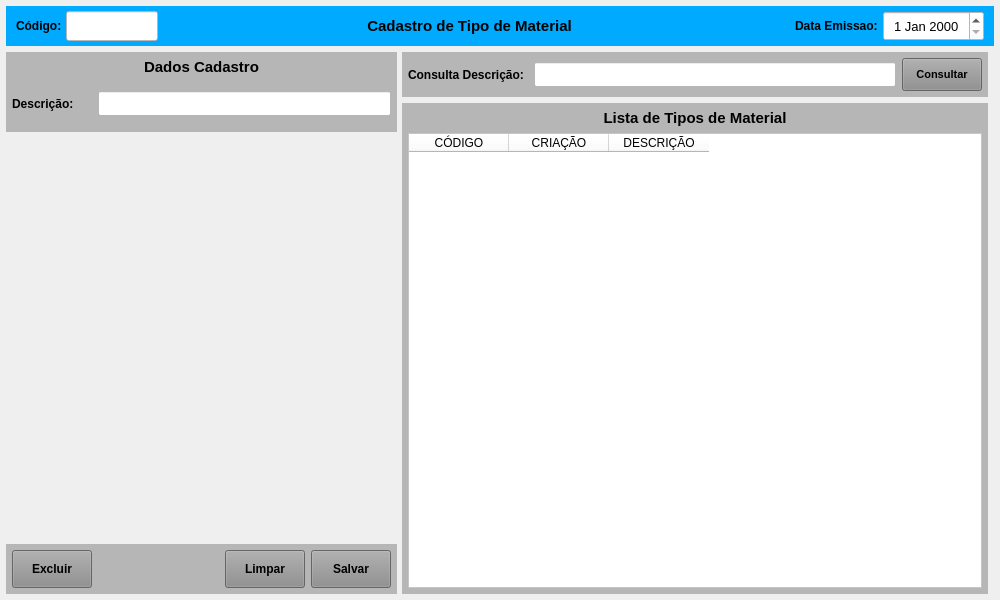
<?xml version="1.0" encoding="UTF-8"?>
<ui version="4.0">
 <class>MainWindow</class>
 <widget class="QMainWindow" name="MainWindow">
  <property name="geometry">
   <rect>
    <x>0</x>
    <y>0</y>
    <width>1000</width>
    <height>600</height>
   </rect>
  </property>
  <property name="windowTitle">
   <string>Cadastro de Tipo de Material</string>
  </property>
  <property name="styleSheet">
   <string notr="true"/>
  </property>
  <widget class="QWidget" name="centralwidget">
   <layout class="QVBoxLayout" name="verticalLayout">
    <property name="spacing">
     <number>6</number>
    </property>
    <property name="leftMargin">
     <number>6</number>
    </property>
    <property name="topMargin">
     <number>6</number>
    </property>
    <property name="rightMargin">
     <number>6</number>
    </property>
    <property name="bottomMargin">
     <number>6</number>
    </property>
    <item>
     <widget class="QWidget" name="widget" native="true">
      <property name="minimumSize">
       <size>
        <width>0</width>
        <height>40</height>
       </size>
      </property>
      <property name="maximumSize">
       <size>
        <width>16777215</width>
        <height>40</height>
       </size>
      </property>
      <property name="styleSheet">
       <string notr="true">background-color: rgb(0, 170, 255);</string>
      </property>
      <layout class="QHBoxLayout" name="horizontalLayout">
       <property name="spacing">
        <number>2</number>
       </property>
       <property name="leftMargin">
        <number>10</number>
       </property>
       <property name="topMargin">
        <number>5</number>
       </property>
       <property name="rightMargin">
        <number>10</number>
       </property>
       <property name="bottomMargin">
        <number>5</number>
       </property>
       <item>
        <widget class="QLabel" name="label_4">
         <property name="minimumSize">
          <size>
           <width>48</width>
           <height>0</height>
          </size>
         </property>
         <property name="maximumSize">
          <size>
           <width>48</width>
           <height>16777215</height>
          </size>
         </property>
         <property name="font">
          <font>
           <pointsize>9</pointsize>
           <weight>75</weight>
           <bold>true</bold>
          </font>
         </property>
         <property name="styleSheet">
          <string notr="true"/>
         </property>
         <property name="text">
          <string>Código:</string>
         </property>
         <property name="alignment">
          <set>Qt::AlignLeading|Qt::AlignLeft|Qt::AlignVCenter</set>
         </property>
        </widget>
       </item>
       <item>
        <widget class="QLineEdit" name="line_Num">
         <property name="sizePolicy">
          <sizepolicy hsizetype="Preferred" vsizetype="Preferred">
           <horstretch>0</horstretch>
           <verstretch>0</verstretch>
          </sizepolicy>
         </property>
         <property name="minimumSize">
          <size>
           <width>92</width>
           <height>0</height>
          </size>
         </property>
         <property name="maximumSize">
          <size>
           <width>92</width>
           <height>16777215</height>
          </size>
         </property>
         <property name="font">
          <font>
           <pointsize>12</pointsize>
          </font>
         </property>
         <property name="styleSheet">
          <string notr="true">background-color: rgb(255, 255, 255);</string>
         </property>
         <property name="inputMask">
          <string/>
         </property>
         <property name="text">
          <string/>
         </property>
         <property name="frame">
          <bool>true</bool>
         </property>
         <property name="echoMode">
          <enum>QLineEdit::Normal</enum>
         </property>
         <property name="alignment">
          <set>Qt::AlignCenter</set>
         </property>
         <property name="dragEnabled">
          <bool>false</bool>
         </property>
         <property name="placeholderText">
          <string/>
         </property>
        </widget>
       </item>
       <item>
        <widget class="QLabel" name="label_13">
         <property name="sizePolicy">
          <sizepolicy hsizetype="Preferred" vsizetype="Preferred">
           <horstretch>0</horstretch>
           <verstretch>0</verstretch>
          </sizepolicy>
         </property>
         <property name="minimumSize">
          <size>
           <width>0</width>
           <height>0</height>
          </size>
         </property>
         <property name="font">
          <font>
           <pointsize>11</pointsize>
           <weight>75</weight>
           <bold>true</bold>
          </font>
         </property>
         <property name="styleSheet">
          <string notr="true"/>
         </property>
         <property name="text">
          <string>Cadastro de Tipo de Material</string>
         </property>
         <property name="alignment">
          <set>Qt::AlignCenter</set>
         </property>
        </widget>
       </item>
       <item>
        <widget class="QLabel" name="label_11">
         <property name="sizePolicy">
          <sizepolicy hsizetype="Preferred" vsizetype="Preferred">
           <horstretch>0</horstretch>
           <verstretch>0</verstretch>
          </sizepolicy>
         </property>
         <property name="minimumSize">
          <size>
           <width>100</width>
           <height>0</height>
          </size>
         </property>
         <property name="maximumSize">
          <size>
           <width>100</width>
           <height>16777215</height>
          </size>
         </property>
         <property name="font">
          <font>
           <pointsize>9</pointsize>
           <weight>75</weight>
           <bold>true</bold>
          </font>
         </property>
         <property name="styleSheet">
          <string notr="true"/>
         </property>
         <property name="text">
          <string>Data Emissao: </string>
         </property>
         <property name="alignment">
          <set>Qt::AlignRight|Qt::AlignTrailing|Qt::AlignVCenter</set>
         </property>
        </widget>
       </item>
       <item>
        <widget class="QDateEdit" name="date_Emissao">
         <property name="sizePolicy">
          <sizepolicy hsizetype="Preferred" vsizetype="Preferred">
           <horstretch>0</horstretch>
           <verstretch>0</verstretch>
          </sizepolicy>
         </property>
         <property name="minimumSize">
          <size>
           <width>101</width>
           <height>0</height>
          </size>
         </property>
         <property name="maximumSize">
          <size>
           <width>101</width>
           <height>16777215</height>
          </size>
         </property>
         <property name="font">
          <font>
           <pointsize>10</pointsize>
          </font>
         </property>
         <property name="styleSheet">
          <string notr="true">background-color: rgb(255, 255, 255);</string>
         </property>
         <property name="alignment">
          <set>Qt::AlignCenter</set>
         </property>
        </widget>
       </item>
      </layout>
     </widget>
    </item>
    <item>
     <widget class="QWidget" name="widget_2" native="true">
      <property name="styleSheet">
       <string notr="true"/>
      </property>
      <layout class="QHBoxLayout" name="horizontalLayout_3">
       <property name="spacing">
        <number>5</number>
       </property>
       <property name="leftMargin">
        <number>0</number>
       </property>
       <property name="topMargin">
        <number>0</number>
       </property>
       <property name="rightMargin">
        <number>0</number>
       </property>
       <property name="bottomMargin">
        <number>0</number>
       </property>
       <item>
        <widget class="QWidget" name="widget_4" native="true">
         <property name="minimumSize">
          <size>
           <width>391</width>
           <height>0</height>
          </size>
         </property>
         <property name="maximumSize">
          <size>
           <width>391</width>
           <height>16777215</height>
          </size>
         </property>
         <property name="styleSheet">
          <string notr="true"/>
         </property>
         <layout class="QVBoxLayout" name="verticalLayout_2">
          <property name="spacing">
           <number>5</number>
          </property>
          <property name="leftMargin">
           <number>0</number>
          </property>
          <property name="topMargin">
           <number>0</number>
          </property>
          <property name="rightMargin">
           <number>0</number>
          </property>
          <property name="bottomMargin">
           <number>0</number>
          </property>
          <item>
           <widget class="QWidget" name="widget_6" native="true">
            <property name="minimumSize">
             <size>
              <width>0</width>
              <height>80</height>
             </size>
            </property>
            <property name="maximumSize">
             <size>
              <width>16777215</width>
              <height>80</height>
             </size>
            </property>
            <property name="styleSheet">
             <string notr="true">background-color: rgb(182, 182, 182);</string>
            </property>
            <layout class="QVBoxLayout" name="verticalLayout_3">
             <property name="leftMargin">
              <number>6</number>
             </property>
             <property name="topMargin">
              <number>6</number>
             </property>
             <property name="rightMargin">
              <number>6</number>
             </property>
             <property name="bottomMargin">
              <number>6</number>
             </property>
             <item>
              <widget class="QLabel" name="label_2">
               <property name="minimumSize">
                <size>
                 <width>0</width>
                 <height>18</height>
                </size>
               </property>
               <property name="maximumSize">
                <size>
                 <width>16777215</width>
                 <height>18</height>
                </size>
               </property>
               <property name="font">
                <font>
                 <pointsize>11</pointsize>
                 <weight>75</weight>
                 <bold>true</bold>
                </font>
               </property>
               <property name="text">
                <string>Dados Cadastro</string>
               </property>
               <property name="alignment">
                <set>Qt::AlignCenter</set>
               </property>
              </widget>
             </item>
             <item>
              <widget class="QWidget" name="widget_8" native="true">
               <layout class="QHBoxLayout" name="horizontalLayout_4">
                <property name="leftMargin">
                 <number>0</number>
                </property>
                <property name="topMargin">
                 <number>0</number>
                </property>
                <property name="rightMargin">
                 <number>0</number>
                </property>
                <property name="bottomMargin">
                 <number>0</number>
                </property>
                <item>
                 <widget class="QLabel" name="label_24">
                  <property name="minimumSize">
                   <size>
                    <width>80</width>
                    <height>0</height>
                   </size>
                  </property>
                  <property name="maximumSize">
                   <size>
                    <width>80</width>
                    <height>16777215</height>
                   </size>
                  </property>
                  <property name="font">
                   <font>
                    <pointsize>9</pointsize>
                    <weight>75</weight>
                    <bold>true</bold>
                   </font>
                  </property>
                  <property name="text">
                   <string>Descrição:</string>
                  </property>
                  <property name="alignment">
                   <set>Qt::AlignLeading|Qt::AlignLeft|Qt::AlignVCenter</set>
                  </property>
                 </widget>
                </item>
                <item>
                 <widget class="QLineEdit" name="line_Descricao">
                  <property name="sizePolicy">
                   <sizepolicy hsizetype="Preferred" vsizetype="Preferred">
                    <horstretch>0</horstretch>
                    <verstretch>0</verstretch>
                   </sizepolicy>
                  </property>
                  <property name="minimumSize">
                   <size>
                    <width>0</width>
                    <height>25</height>
                   </size>
                  </property>
                  <property name="maximumSize">
                   <size>
                    <width>16777215</width>
                    <height>25</height>
                   </size>
                  </property>
                  <property name="font">
                   <font>
                    <pointsize>9</pointsize>
                   </font>
                  </property>
                  <property name="styleSheet">
                   <string notr="true">background-color: rgb(255, 255, 255);</string>
                  </property>
                  <property name="text">
                   <string/>
                  </property>
                  <property name="maxLength">
                   <number>45</number>
                  </property>
                  <property name="alignment">
                   <set>Qt::AlignLeading|Qt::AlignLeft|Qt::AlignVCenter</set>
                  </property>
                 </widget>
                </item>
               </layout>
              </widget>
             </item>
            </layout>
           </widget>
          </item>
          <item>
           <widget class="QWidget" name="widget_7" native="true"/>
          </item>
          <item>
           <widget class="QWidget" name="widget_3" native="true">
            <property name="minimumSize">
             <size>
              <width>0</width>
              <height>50</height>
             </size>
            </property>
            <property name="maximumSize">
             <size>
              <width>16777215</width>
              <height>50</height>
             </size>
            </property>
            <property name="styleSheet">
             <string notr="true">background-color: rgb(182, 182, 182);</string>
            </property>
            <layout class="QHBoxLayout" name="horizontalLayout_2">
             <property name="spacing">
              <number>6</number>
             </property>
             <property name="leftMargin">
              <number>6</number>
             </property>
             <property name="topMargin">
              <number>6</number>
             </property>
             <property name="rightMargin">
              <number>6</number>
             </property>
             <property name="bottomMargin">
              <number>6</number>
             </property>
             <item>
              <widget class="QPushButton" name="btn_Excluir">
               <property name="sizePolicy">
                <sizepolicy hsizetype="Fixed" vsizetype="Preferred">
                 <horstretch>0</horstretch>
                 <verstretch>0</verstretch>
                </sizepolicy>
               </property>
               <property name="maximumSize">
                <size>
                 <width>80</width>
                 <height>16777215</height>
                </size>
               </property>
               <property name="font">
                <font>
                 <pointsize>9</pointsize>
                 <weight>75</weight>
                 <bold>true</bold>
                </font>
               </property>
               <property name="cursor">
                <cursorShape>PointingHandCursor</cursorShape>
               </property>
               <property name="layoutDirection">
                <enum>Qt::LeftToRight</enum>
               </property>
               <property name="autoFillBackground">
                <bool>false</bool>
               </property>
               <property name="styleSheet">
                <string notr="true">background-color: rgb(141, 141, 141);</string>
               </property>
               <property name="text">
                <string>Excluir</string>
               </property>
               <property name="checkable">
                <bool>false</bool>
               </property>
               <property name="autoDefault">
                <bool>false</bool>
               </property>
               <property name="default">
                <bool>false</bool>
               </property>
               <property name="flat">
                <bool>false</bool>
               </property>
              </widget>
             </item>
             <item>
              <widget class="QLabel" name="label">
               <property name="text">
                <string/>
               </property>
              </widget>
             </item>
             <item>
              <widget class="QPushButton" name="btn_Limpar">
               <property name="sizePolicy">
                <sizepolicy hsizetype="Fixed" vsizetype="Preferred">
                 <horstretch>0</horstretch>
                 <verstretch>0</verstretch>
                </sizepolicy>
               </property>
               <property name="maximumSize">
                <size>
                 <width>80</width>
                 <height>16777215</height>
                </size>
               </property>
               <property name="font">
                <font>
                 <pointsize>9</pointsize>
                 <weight>75</weight>
                 <bold>true</bold>
                </font>
               </property>
               <property name="cursor">
                <cursorShape>PointingHandCursor</cursorShape>
               </property>
               <property name="layoutDirection">
                <enum>Qt::LeftToRight</enum>
               </property>
               <property name="autoFillBackground">
                <bool>false</bool>
               </property>
               <property name="styleSheet">
                <string notr="true">background-color: rgb(141, 141, 141);</string>
               </property>
               <property name="text">
                <string>Limpar</string>
               </property>
               <property name="checkable">
                <bool>false</bool>
               </property>
               <property name="autoDefault">
                <bool>false</bool>
               </property>
               <property name="default">
                <bool>false</bool>
               </property>
               <property name="flat">
                <bool>false</bool>
               </property>
              </widget>
             </item>
             <item>
              <widget class="QPushButton" name="btn_Salvar">
               <property name="sizePolicy">
                <sizepolicy hsizetype="Fixed" vsizetype="Preferred">
                 <horstretch>0</horstretch>
                 <verstretch>0</verstretch>
                </sizepolicy>
               </property>
               <property name="maximumSize">
                <size>
                 <width>80</width>
                 <height>16777215</height>
                </size>
               </property>
               <property name="font">
                <font>
                 <pointsize>9</pointsize>
                 <weight>75</weight>
                 <bold>true</bold>
                </font>
               </property>
               <property name="cursor">
                <cursorShape>PointingHandCursor</cursorShape>
               </property>
               <property name="styleSheet">
                <string notr="true">background-color: rgb(141, 141, 141);</string>
               </property>
               <property name="text">
                <string>Salvar</string>
               </property>
              </widget>
             </item>
            </layout>
           </widget>
          </item>
         </layout>
        </widget>
       </item>
       <item>
        <widget class="QWidget" name="widget_5" native="true">
         <property name="styleSheet">
          <string notr="true"/>
         </property>
         <layout class="QVBoxLayout" name="verticalLayout_5">
          <property name="leftMargin">
           <number>0</number>
          </property>
          <property name="topMargin">
           <number>0</number>
          </property>
          <property name="rightMargin">
           <number>6</number>
          </property>
          <property name="bottomMargin">
           <number>0</number>
          </property>
          <item>
           <widget class="QWidget" name="widget_12" native="true">
            <property name="maximumSize">
             <size>
              <width>16777215</width>
              <height>45</height>
             </size>
            </property>
            <property name="sizeIncrement">
             <size>
              <width>0</width>
              <height>45</height>
             </size>
            </property>
            <property name="styleSheet">
             <string notr="true">background-color: rgb(182, 182, 182);</string>
            </property>
            <layout class="QHBoxLayout" name="horizontalLayout_7">
             <property name="leftMargin">
              <number>6</number>
             </property>
             <property name="topMargin">
              <number>6</number>
             </property>
             <property name="rightMargin">
              <number>6</number>
             </property>
             <property name="bottomMargin">
              <number>6</number>
             </property>
             <item>
              <widget class="QLabel" name="label_6">
               <property name="minimumSize">
                <size>
                 <width>120</width>
                 <height>0</height>
                </size>
               </property>
               <property name="maximumSize">
                <size>
                 <width>120</width>
                 <height>16777215</height>
                </size>
               </property>
               <property name="font">
                <font>
                 <pointsize>9</pointsize>
                 <weight>75</weight>
                 <bold>true</bold>
                </font>
               </property>
               <property name="text">
                <string>Consulta Descrição:</string>
               </property>
               <property name="alignment">
                <set>Qt::AlignLeading|Qt::AlignLeft|Qt::AlignVCenter</set>
               </property>
              </widget>
             </item>
             <item>
              <widget class="QLineEdit" name="line_Consulta">
               <property name="sizePolicy">
                <sizepolicy hsizetype="Preferred" vsizetype="Preferred">
                 <horstretch>0</horstretch>
                 <verstretch>0</verstretch>
                </sizepolicy>
               </property>
               <property name="minimumSize">
                <size>
                 <width>0</width>
                 <height>25</height>
                </size>
               </property>
               <property name="maximumSize">
                <size>
                 <width>16777215</width>
                 <height>25</height>
                </size>
               </property>
               <property name="font">
                <font>
                 <pointsize>9</pointsize>
                </font>
               </property>
               <property name="styleSheet">
                <string notr="true">background-color: rgb(255, 255, 255);</string>
               </property>
               <property name="inputMask">
                <string/>
               </property>
               <property name="alignment">
                <set>Qt::AlignLeading|Qt::AlignLeft|Qt::AlignVCenter</set>
               </property>
              </widget>
             </item>
             <item>
              <widget class="QPushButton" name="btn_Consulta">
               <property name="sizePolicy">
                <sizepolicy hsizetype="Preferred" vsizetype="Preferred">
                 <horstretch>0</horstretch>
                 <verstretch>0</verstretch>
                </sizepolicy>
               </property>
               <property name="minimumSize">
                <size>
                 <width>80</width>
                 <height>0</height>
                </size>
               </property>
               <property name="maximumSize">
                <size>
                 <width>80</width>
                 <height>16777215</height>
                </size>
               </property>
               <property name="font">
                <font>
                 <pointsize>8</pointsize>
                 <weight>75</weight>
                 <bold>true</bold>
                </font>
               </property>
               <property name="cursor">
                <cursorShape>PointingHandCursor</cursorShape>
               </property>
               <property name="layoutDirection">
                <enum>Qt::LeftToRight</enum>
               </property>
               <property name="autoFillBackground">
                <bool>false</bool>
               </property>
               <property name="styleSheet">
                <string notr="true">background-color: rgb(141, 141, 141);</string>
               </property>
               <property name="text">
                <string>Consultar</string>
               </property>
               <property name="checkable">
                <bool>false</bool>
               </property>
               <property name="autoDefault">
                <bool>false</bool>
               </property>
               <property name="default">
                <bool>false</bool>
               </property>
               <property name="flat">
                <bool>false</bool>
               </property>
              </widget>
             </item>
            </layout>
           </widget>
          </item>
          <item>
           <widget class="QWidget" name="widget_11" native="true">
            <property name="styleSheet">
             <string notr="true">background-color: rgb(182, 182, 182);</string>
            </property>
            <layout class="QVBoxLayout" name="verticalLayout_4">
             <property name="leftMargin">
              <number>6</number>
             </property>
             <property name="topMargin">
              <number>6</number>
             </property>
             <property name="rightMargin">
              <number>6</number>
             </property>
             <property name="bottomMargin">
              <number>6</number>
             </property>
             <item>
              <widget class="QLabel" name="label_5">
               <property name="minimumSize">
                <size>
                 <width>0</width>
                 <height>18</height>
                </size>
               </property>
               <property name="maximumSize">
                <size>
                 <width>16777215</width>
                 <height>18</height>
                </size>
               </property>
               <property name="font">
                <font>
                 <pointsize>11</pointsize>
                 <weight>75</weight>
                 <bold>true</bold>
                </font>
               </property>
               <property name="text">
                <string>Lista de Tipos de Material</string>
               </property>
               <property name="alignment">
                <set>Qt::AlignCenter</set>
               </property>
              </widget>
             </item>
             <item>
              <widget class="QTableWidget" name="table_Lista">
               <property name="sizePolicy">
                <sizepolicy hsizetype="Preferred" vsizetype="Preferred">
                 <horstretch>0</horstretch>
                 <verstretch>0</verstretch>
                </sizepolicy>
               </property>
               <property name="font">
                <font>
                 <pointsize>9</pointsize>
                </font>
               </property>
               <property name="styleSheet">
                <string notr="true">background-color: rgb(255, 255, 255);</string>
               </property>
               <attribute name="verticalHeaderDefaultSectionSize">
                <number>0</number>
               </attribute>
               <attribute name="verticalHeaderMinimumSectionSize">
                <number>0</number>
               </attribute>
               <column>
                <property name="text">
                 <string>CÓDIGO</string>
                </property>
               </column>
               <column>
                <property name="text">
                 <string>CRIAÇÃO</string>
                </property>
               </column>
               <column>
                <property name="text">
                 <string>DESCRIÇÃO</string>
                </property>
               </column>
              </widget>
             </item>
            </layout>
           </widget>
          </item>
         </layout>
        </widget>
       </item>
      </layout>
     </widget>
    </item>
   </layout>
  </widget>
 </widget>
 <resources/>
 <connections/>
</ui>
